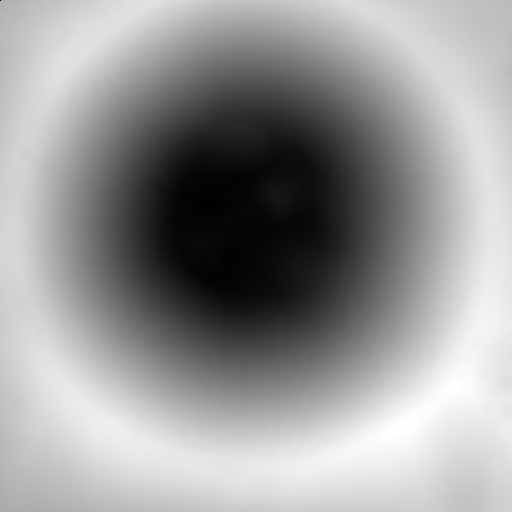
#> input picture euro2moon/worlds/models/moon_heightmap/heightmap.png, 1024 x 1024 px, found by its file name (shown at 1/2 size)
$ python resize_maps.py
#> lines starting #> are read from the running program, lines starting #| are printed output that depends on the picture; pictures that were not available may be replaced by others from this repository, and a replacement may not be noted
import cv2
import os
from pathlib import Path
import sys

def main(inputFolder, outputFolder, newSize):
#> called with inputFolder = 'downloaded', outputFolder = 'resized', newSize = 256
    mapsPath = Path(__file__).parent.absolute() / "maps" / inputFolder

    # Load images
    height = cv2.imread(str(mapsPath / "heightmap.png"), cv2.IMREAD_GRAYSCALE)
#> height is the input picture: shape (1024, 1024); min 0, max 255, mean 152
    slopes = cv2.imread(str(mapsPath / "slopemap.png"), cv2.IMREAD_GRAYSCALE)
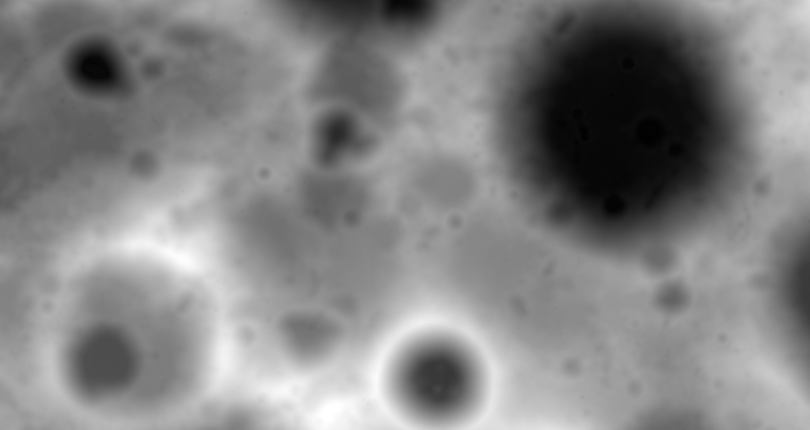
#> input picture scripts/heightmap_screen.png, 1620 x 860 px, given in place of slopemap.png, which was not available (shown at 1/2 size)
#> slopes is the input picture: shape (860, 1620); min 1, max 255, mean 131.9
    illumination = cv2.imread(str(mapsPath / "illumination.png"), cv2.IMREAD_GRAYSCALE)
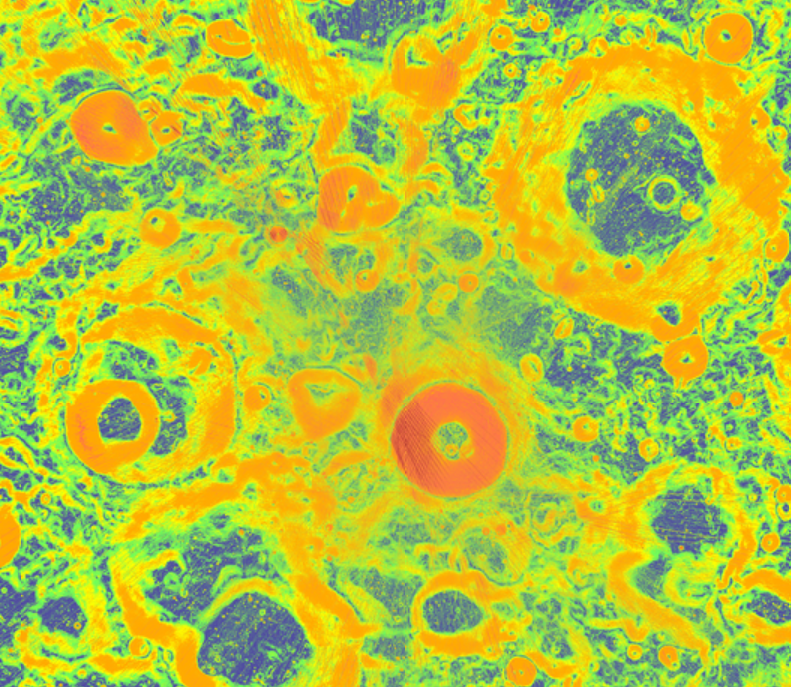
#> input picture scripts/slopemap_screen.png, 791 x 687 px, given in place of illumination.png, which was not available
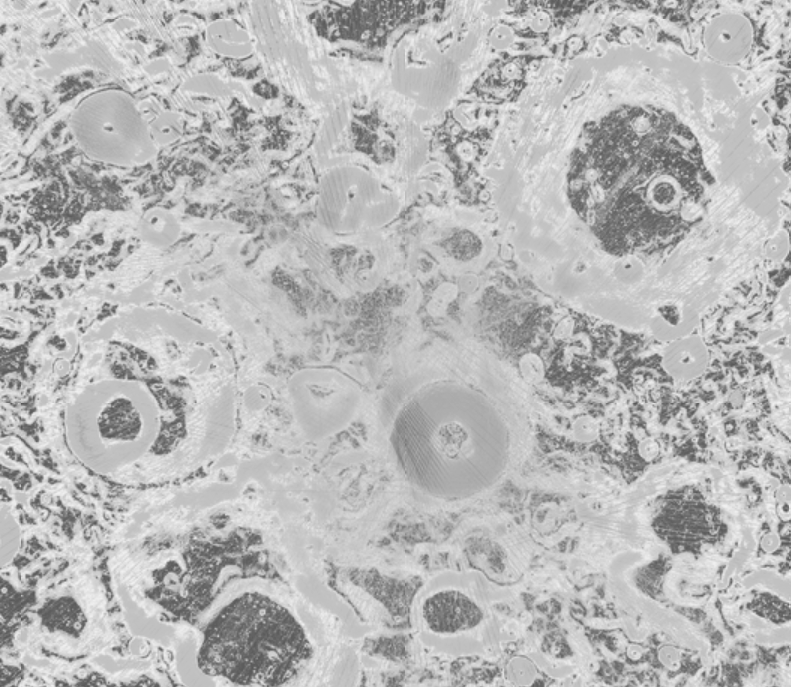
#> illumination: shape (687, 791); min 85, max 241, mean 184.7


    # Resize images
    heightMap = cv2.resize(height, (newSize,newSize))
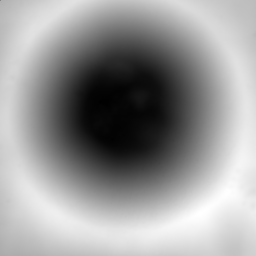
#> heightMap: shape (256, 256); min 0, max 255, mean 152.1
    slopeMap = cv2.resize(slopes, (newSize,newSize))
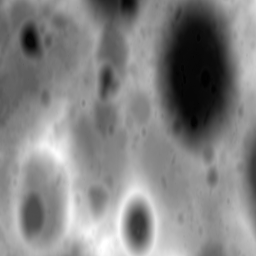
#> slopeMap: shape (256, 256); min 1, max 255, mean 131.8
    illuminationMap = cv2.resize(illumination, (newSize,newSize))
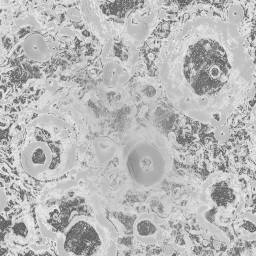
#> illuminationMap: shape (256, 256); min 90, max 239, mean 184.6

    # Create output folder
    outputPath = Path(__file__).parent.absolute() / "maps" / outputFolder
    outputPath.mkdir(parents=True, exist_ok=True)

    # Save images
    cv2.imwrite(str(outputPath / "heightmap.png"), heightMap)
    cv2.imwrite(str(outputPath / "slopemap.png"), slopeMap)
    cv2.imwrite(str(outputPath / "illumination.png"), illuminationMap)


if __name__ == "__main__":
    inputFolder  = sys.argv[1] if len(sys.argv) > 1 else "downloaded"
    outputFolder = sys.argv[2] if len(sys.argv) > 2 else "resized"
    newSize = int(sys.argv[3]) if len(sys.argv) > 3 else 256

    main(inputFolder, outputFolder, newSize)
